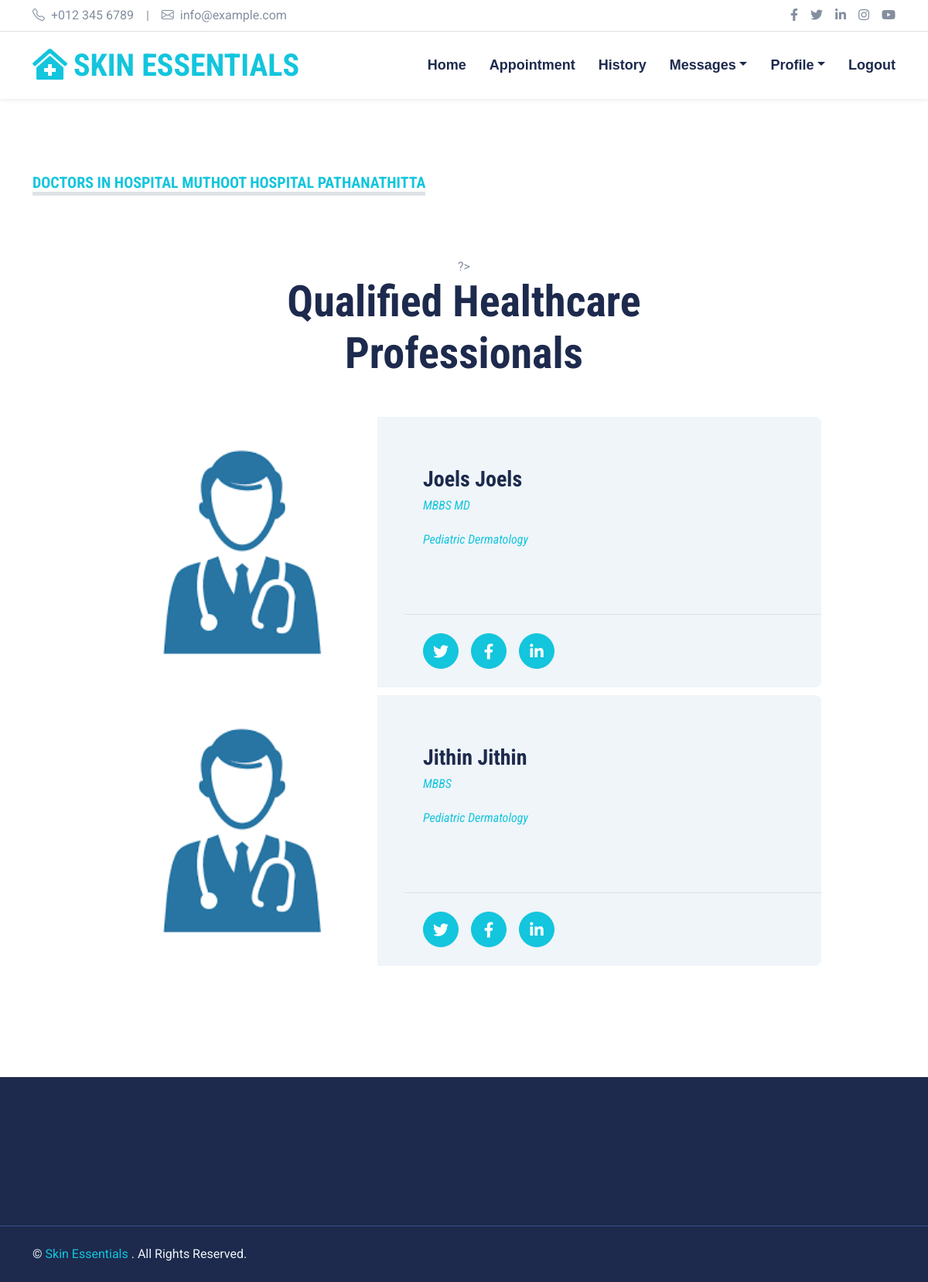
Page /Patient/doctors.php?id=2 (signed in) on the committed database.
### tables this page shows
CREATE TABLE `tbl_hospital` (
  `hospital_id` int(11) NOT NULL,
  `login_id` int(11) NOT NULL,
  `hospital` varchar(50) NOT NULL,
  `address` varchar(50) DEFAULT NULL,
  `email` varchar(50) NOT NULL,
  `phone_number` bigint(20) DEFAULT NULL,
  `district_id` int(11) NOT NULL,
  `place` varchar(50) NOT NULL
);

CREATE TABLE `tbl_doctor` (
  `doctor_id` int(11) NOT NULL,
  `hospital_login_id` int(11) NOT NULL,
  `login_id` int(11) NOT NULL,
  `doctor_first_name` varchar(50) NOT NULL,
  `doctor_last_name` varchar(50) NOT NULL,
  `address` varchar(50) DEFAULT NULL,
  `email` varchar(50) NOT NULL,
  `phone_number` bigint(20) DEFAULT NULL,
  `district_id` int(11) NOT NULL,
  `place` varchar(50) NOT NULL,
  `medical_speciality_id` int(11) NOT NULL,
  `photo` varchar(50) NOT NULL,
  `qualification` varchar(50) DEFAULT NULL
);

CREATE TABLE `tbl_medical_speciality` (
  `medical_speciality_id` int(11) NOT NULL,
  `speciality` varchar(50) NOT NULL
);

### Patient/doctors.php (the view, shortened to what this page needs)
<?php include("header.php") ?>
<div class="container-fluid py-5">
<div class="container">
<div class="row gx-5">
<div class="col-lg-12 mb-5 mb-lg-0">
<div class="mb-4">
<?php
   include("../db.php");
$logid=$_GET['id'];
              $sql="select * from tbl_hospital where login_id='$logid'";
             $qt=  mysqli_query($con,$sql);
             $row=mysqli_fetch_array( $qt);
             ?>
<h5 class="d-inline-block text-primary text-uppercase border-bottom border-5">Doctors in Hospital <?php echo $row['hospital']." " .$row['address'] ?></h5>
</div>
</div>
<div class="col-lg-12">
    <div class="container-fluid py-5">
        <div class="container">
            <div class="text-center mx-auto mb-5" style="max-width: 500px;">
?>
                <h1 class="display-4">Qualified Healthcare Professionals</h1>
            </div>
            <div class=" ">
            <?php
             $logid=$_GET['id'];
              $sql="select * from tbl_doctor inner join tbl_district on tbl_doctor.district_id=tbl_district.district_id inner join tbl_state on tbl_district.state_id=tbl_state.state_id inner join tbl_medical_speciality on tbl_medical_speciality.medical_speciality_id=tbl_doctor.medical_speciality_id where tbl_doctor.hospital_login_id='$logid'  and tbl_doctor.login_id in(select login_id from tbl_login where status='Approved' and Usertype='Doctor')";
             $qt=  mysqli_query($con,$sql);
             $n=mysqli_num_rows($qt);
         if($n>0)
              {
                  while ($rt=  mysqli_fetch_array($qt))
                                                {?>
                <div class="team-item" style="margin-top: 10px;">
                    <div class="row g-0 bg-light rounded overflow-hidden">
                        <div class="col-12 col-sm-5 h-100">
                            <img class="img-fluid h-100" src="../assets/assets/img/dr.png" style="object-fit: cover;">
                        </div>
                        <div class="col-12 col-sm-7 h-100 d-flex flex-column">
                            <div class="mt-auto p-4">
                                <h3><?php echo $rt['doctor_first_name']." ".$rt['doctor_first_name']?></h3>
                                <h6 class="fw-normal fst-italic text-primary mb-4"><?php echo $rt['qualification']?></h6>
                                <h6 class="fw-normal fst-italic text-primary mb-4"><?php echo $rt['speciality']?></h6>
                            </div>
                            <div class="d-flex mt-auto border-top p-4">
                                <a class="btn btn-lg btn-primary btn-lg-square rounded-circle me-3" href="#"><i class="fab fa-twitter"></i></a>
                                <a class="btn btn-lg btn-primary btn-lg-square rounded-circle me-3" href="#"><i class="fab fa-facebook-f"></i></a>
                                <a class="btn btn-lg btn-primary btn-lg-square rounded-circle" href="#"><i class="fab fa-linkedin-in"></i></a>
                            </div>
                        </div>
                    </div>
                </div>
          <?php  } ?>
                  <?php }
                  else{
                  ?>
                    <div class="alert alert-success"> No List Available</div>
                  <?php } ?>
            </div>
        </div>
    </div>
					</div></div></div>
		</div>
<?php include("footer.php") ?>

### assets/assets/css/style.css (style rules this page uses)
:root { --primary: #13C5DD; --secondary: #354F8E; --light: #EFF5F9; --dark: #1D2A4D; }
.btn { font-weight: 700; transition: .5s; }
.btn-primary { color: #FFFFFF; }
.btn-lg-square { width: 46px; height: 46px; }
.btn-square, .btn-sm-square, .btn-lg-square { padding-left: 0; padding-right: 0; text-align: center; }
@media (min-width: 576px) { .team-item .row { height: 350px; } }

### rows in the picture
tbl_hospital: hospital "MUTHOOT HOSPITAL", address "PATHANATHITTA"
tbl_doctor: doctor_first_name "Joels", qualification "MBBS MD", medical_speciality.speciality "Pediatric Dermatology"
tbl_doctor: doctor_first_name "Jithin", qualification "MBBS", medical_speciality.speciality "Pediatric Dermatology"
